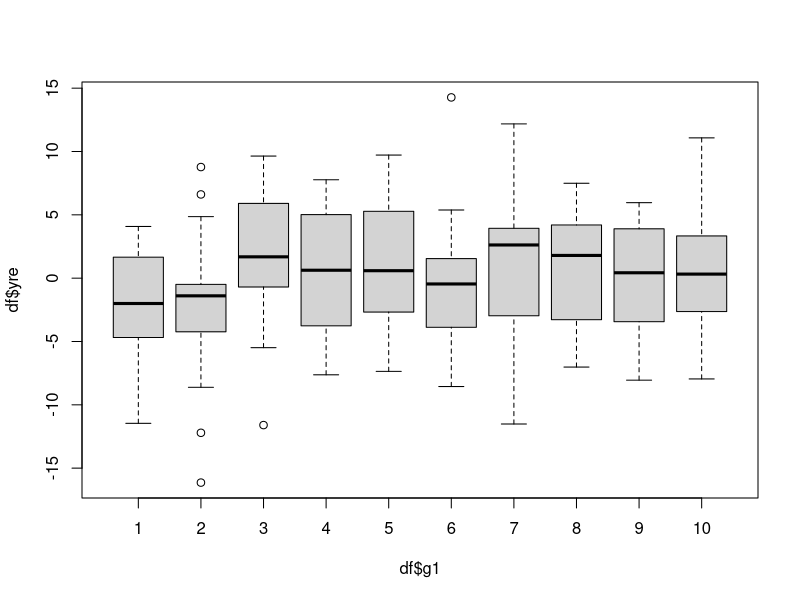
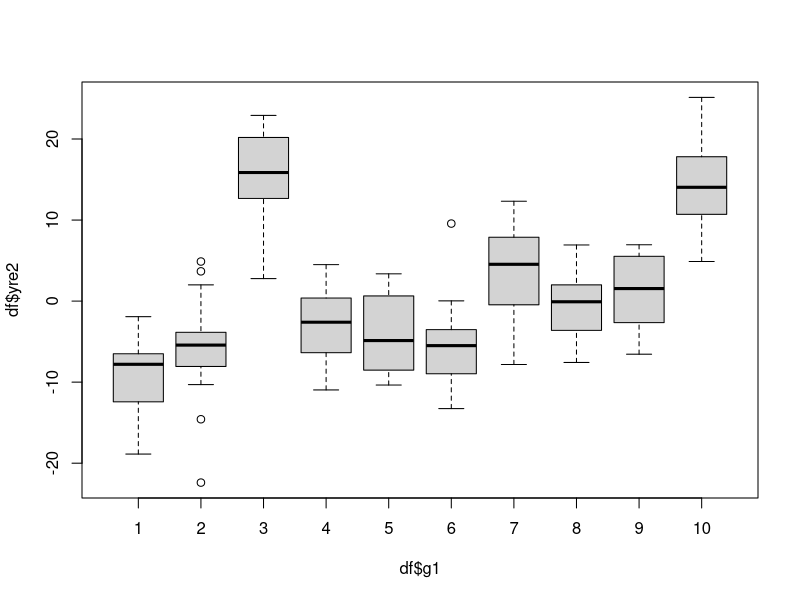
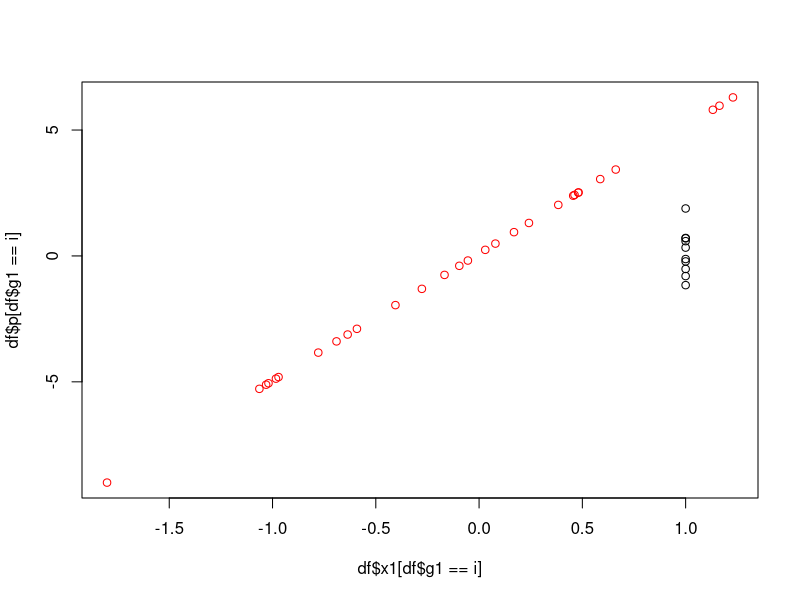

The R source for these figures, in order:
## ---- chunk 1
knitr::opts_chunk$set(echo = TRUE)
## ---- chunk 2
x1 <- rnorm(300)
groups <- seq(1:10)
g1 <- sample(groups, 300, replace = TRUE)

df <- data.frame(x1, g1)

df$y <- 5 * df$x1 + rnorm(300)
group_effect <- rnorm(10, 0, 1)
df$g1_effect <- group_effect[g1]  # 重要!这个相当于给df这一列中每一个赋予每一个indice值
df$yre <- 5 * df$x1 + df$g1_effect + rnorm(300) # 中间那个是固定的group error, 对于一个组里面多， 后面的rnorm是random error
boxplot(df$yre ~ df$g1)

# 如果扩组内的error: 这样boxplot做出来的图组间差异会更大
group_effect2 <- rnorm(10, 0, 10)
df$g1_effect2 <- group_effect2[g1]
df$yre2 <- 5 * df$x1 + df$g1_effect2 + rnorm(300)
boxplot(df$yre2 ~ df$g1)

## 

out <- lm(df$yre ~ df$x1)
summary(out)
df$p <- out$fitted.values

for (i in 1:10){
  if(i == 1){
    plot(df$x1[df$g1 == i], df$p[df$g1 == i], col = "red")
  }
  colour <- sprintf("#%20x%02x%02x", i * 20, 0, 0)
  points(df$x1[df$g1 == i], )
}

install.packages("lme4")
install.packages("Matrix")
library(lme4)



out2 <- lmer(df$yre ~ df$x1 + (1|g1))
summary(out2)

out3 <- lmer(df$yre2 ~ df$x1 + (1|g1))
summary(out3)   # 如果我们用更大的group effect，然后发现random effects下面的g1的std.dev.就变成大概==10了。
# random effects中：g1 的std.dev. 显示的是组间差异；residual 显示的是std.dev.是0.93
# random slope & random intercept effects
# random slope effects: Kaggle上有datasets

# 这个方法建议可以dive in

# 下节课教PCA
